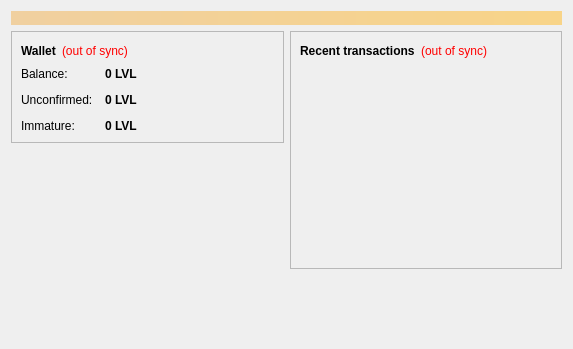
<?xml version="1.0" encoding="UTF-8"?>
<ui version="4.0">
 <class>OverviewPage</class>
 <widget class="QWidget" name="OverviewPage">
  <property name="geometry">
   <rect>
    <x>0</x>
    <y>0</y>
    <width>573</width>
    <height>349</height>
   </rect>
  </property>
  <property name="windowTitle">
   <string>Form</string>
  </property>
  <layout class="QVBoxLayout" name="topLayout">
   <item>
    <widget class="QLabel" name="labelAlerts">
     <property name="visible">
      <bool>false</bool>
     </property>
     <property name="styleSheet">
      <string notr="true">background-color: qlineargradient(x1: 0, y1: 0, x2: 1, y2: 0, stop:0 #F0D0A0, stop:1 #F8D488); color:#000000;</string>
     </property>
     <property name="wordWrap">
      <bool>true</bool>
     </property>
     <property name="margin">
      <number>3</number>
     </property>
    </widget>
   </item>
   <item>
    <layout class="QHBoxLayout" name="horizontalLayout" stretch="1,1">
     <item>
      <layout class="QVBoxLayout" name="verticalLayout_2">
       <item>
        <widget class="QFrame" name="frame">
         <property name="frameShape">
          <enum>QFrame::StyledPanel</enum>
         </property>
         <property name="frameShadow">
          <enum>QFrame::Raised</enum>
         </property>
         <layout class="QVBoxLayout" name="verticalLayout_4">
          <item>
           <layout class="QHBoxLayout" name="horizontalLayout_4">
            <item>
             <widget class="QLabel" name="label_5">
              <property name="font">
               <font>
                <weight>75</weight>
                <bold>true</bold>
               </font>
              </property>
              <property name="text">
               <string>Wallet</string>
              </property>
             </widget>
            </item>
            <item>
             <widget class="QLabel" name="labelWalletStatus">
              <property name="toolTip">
               <string>The displayed information may be out of date. Your wallet automatically synchronizes with the Levelcoin network after a connection is established, but this process has not completed yet.</string>
              </property>
              <property name="styleSheet">
               <string notr="true">QLabel { color: red; }</string>
              </property>
              <property name="text">
               <string notr="true">(out of sync)</string>
              </property>
              <property name="alignment">
               <set>Qt::AlignLeading|Qt::AlignLeft|Qt::AlignVCenter</set>
              </property>
             </widget>
            </item>
            <item>
             <spacer name="horizontalSpacer_2">
              <property name="orientation">
               <enum>Qt::Horizontal</enum>
              </property>
              <property name="sizeHint" stdset="0">
               <size>
                <width>40</width>
                <height>20</height>
               </size>
              </property>
             </spacer>
            </item>
           </layout>
          </item>
          <item>
           <layout class="QFormLayout" name="formLayout_2">
            <property name="fieldGrowthPolicy">
             <enum>QFormLayout::AllNonFixedFieldsGrow</enum>
            </property>
            <property name="horizontalSpacing">
             <number>12</number>
            </property>
            <property name="verticalSpacing">
             <number>12</number>
            </property>
            <item row="0" column="0">
             <widget class="QLabel" name="label">
              <property name="text">
               <string>Balance:</string>
              </property>
             </widget>
            </item>
            <item row="0" column="1">
             <widget class="QLabel" name="labelBalance">
              <property name="font">
               <font>
                <weight>75</weight>
                <bold>true</bold>
               </font>
              </property>
              <property name="cursor">
               <cursorShape>IBeamCursor</cursorShape>
              </property>
              <property name="toolTip">
               <string>Your current balance</string>
              </property>
              <property name="text">
               <string notr="true">0 LVL</string>
              </property>
              <property name="textInteractionFlags">
               <set>Qt::LinksAccessibleByMouse|Qt::TextSelectableByKeyboard|Qt::TextSelectableByMouse</set>
              </property>
             </widget>
            </item>
            <item row="1" column="0">
             <widget class="QLabel" name="label_3">
              <property name="text">
               <string>Unconfirmed:</string>
              </property>
             </widget>
            </item>
            <item row="1" column="1">
             <widget class="QLabel" name="labelUnconfirmed">
              <property name="font">
               <font>
                <weight>75</weight>
                <bold>true</bold>
               </font>
              </property>
              <property name="cursor">
               <cursorShape>IBeamCursor</cursorShape>
              </property>
              <property name="toolTip">
               <string>Total of transactions that have yet to be confirmed, and do not yet count toward the current balance</string>
              </property>
              <property name="text">
               <string notr="true">0 LVL</string>
              </property>
              <property name="textInteractionFlags">
               <set>Qt::LinksAccessibleByMouse|Qt::TextSelectableByKeyboard|Qt::TextSelectableByMouse</set>
              </property>
             </widget>
            </item>
            <item row="2" column="0">
             <widget class="QLabel" name="labelImmatureText">
              <property name="text">
               <string>Immature:</string>
              </property>
             </widget>
            </item>
            <item row="2" column="1">
             <widget class="QLabel" name="labelImmature">
              <property name="font">
               <font>
                <weight>75</weight>
                <bold>true</bold>
               </font>
              </property>
              <property name="toolTip">
               <string>Mined balance that has not yet matured</string>
              </property>
              <property name="text">
               <string notr="true">0 LVL</string>
              </property>
              <property name="textInteractionFlags">
               <set>Qt::LinksAccessibleByMouse|Qt::TextSelectableByKeyboard|Qt::TextSelectableByMouse</set>
              </property>
             </widget>
            </item>
           </layout>
          </item>
         </layout>
        </widget>
       </item>
       <item>
        <spacer name="verticalSpacer">
         <property name="orientation">
          <enum>Qt::Vertical</enum>
         </property>
         <property name="sizeHint" stdset="0">
          <size>
           <width>20</width>
           <height>40</height>
          </size>
         </property>
        </spacer>
       </item>
      </layout>
     </item>
     <item>
      <layout class="QVBoxLayout" name="verticalLayout_3">
       <item>
        <widget class="QFrame" name="frame_2">
         <property name="frameShape">
          <enum>QFrame::StyledPanel</enum>
         </property>
         <property name="frameShadow">
          <enum>QFrame::Raised</enum>
         </property>
         <layout class="QVBoxLayout" name="verticalLayout">
          <item>
           <layout class="QHBoxLayout" name="horizontalLayout_2">
            <item>
             <widget class="QLabel" name="label_4">
              <property name="text">
               <string>&lt;b&gt;Recent transactions&lt;/b&gt;</string>
              </property>
             </widget>
            </item>
            <item>
             <widget class="QLabel" name="labelTransactionsStatus">
              <property name="toolTip">
               <string>The displayed information may be out of date. Your wallet automatically synchronizes with the Levelcoin network after a connection is established, but this process has not completed yet.</string>
              </property>
              <property name="styleSheet">
               <string notr="true">QLabel { color: red; }</string>
              </property>
              <property name="text">
               <string notr="true">(out of sync)</string>
              </property>
              <property name="alignment">
               <set>Qt::AlignRight|Qt::AlignTrailing|Qt::AlignVCenter</set>
              </property>
             </widget>
            </item>
            <item>
             <spacer name="horizontalSpacer">
              <property name="orientation">
               <enum>Qt::Horizontal</enum>
              </property>
              <property name="sizeHint" stdset="0">
               <size>
                <width>40</width>
                <height>20</height>
               </size>
              </property>
             </spacer>
            </item>
           </layout>
          </item>
          <item>
           <widget class="QListView" name="listTransactions">
            <property name="styleSheet">
             <string notr="true">QListView { background: transparent; }</string>
            </property>
            <property name="frameShape">
             <enum>QFrame::NoFrame</enum>
            </property>
            <property name="verticalScrollBarPolicy">
             <enum>Qt::ScrollBarAlwaysOff</enum>
            </property>
            <property name="horizontalScrollBarPolicy">
             <enum>Qt::ScrollBarAlwaysOff</enum>
            </property>
            <property name="selectionMode">
             <enum>QAbstractItemView::NoSelection</enum>
            </property>
           </widget>
          </item>
         </layout>
        </widget>
       </item>
       <item>
        <spacer name="verticalSpacer_2">
         <property name="orientation">
          <enum>Qt::Vertical</enum>
         </property>
         <property name="sizeHint" stdset="0">
          <size>
           <width>20</width>
           <height>40</height>
          </size>
         </property>
        </spacer>
       </item>
      </layout>
     </item>
    </layout>
   </item>
  </layout>
 </widget>
 <resources/>
 <connections/>
</ui>
